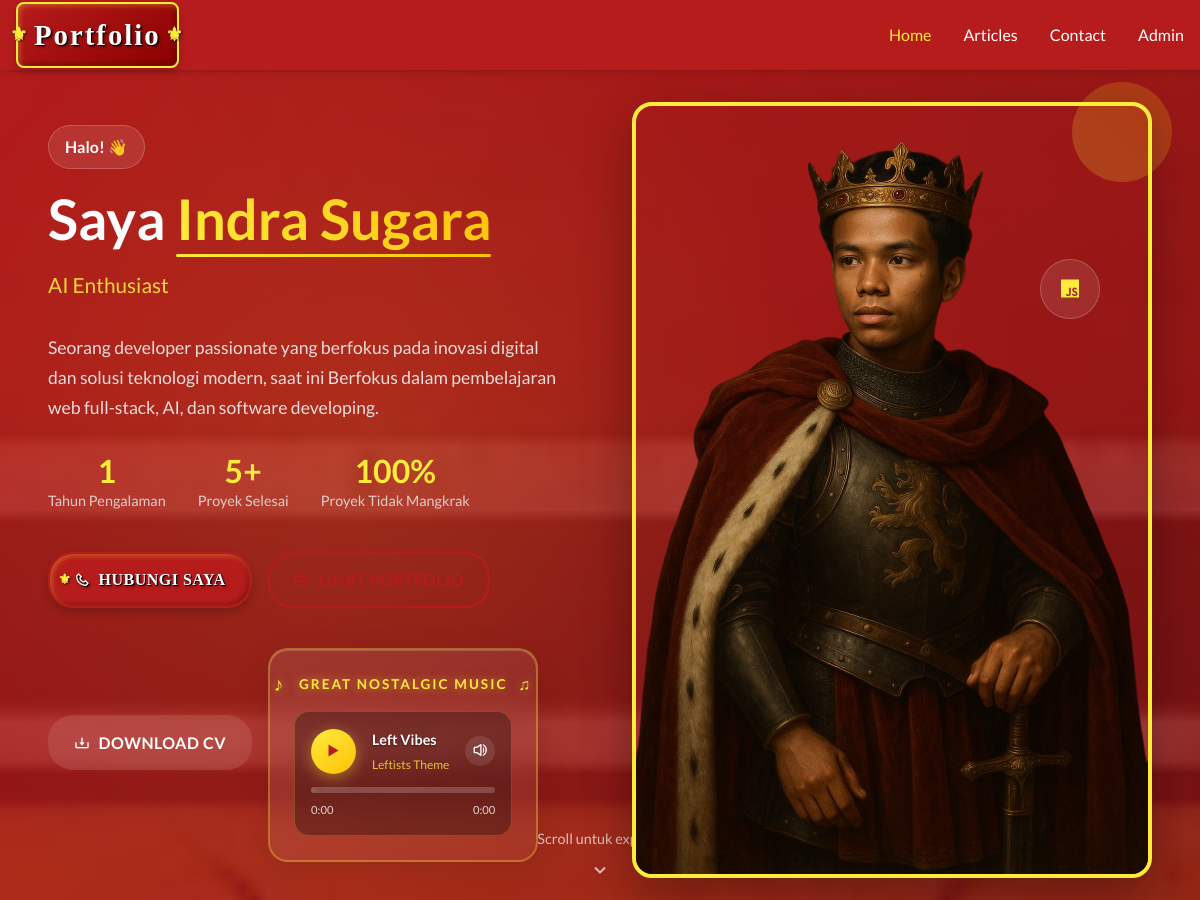
Before: / (upper part) with the older database file.
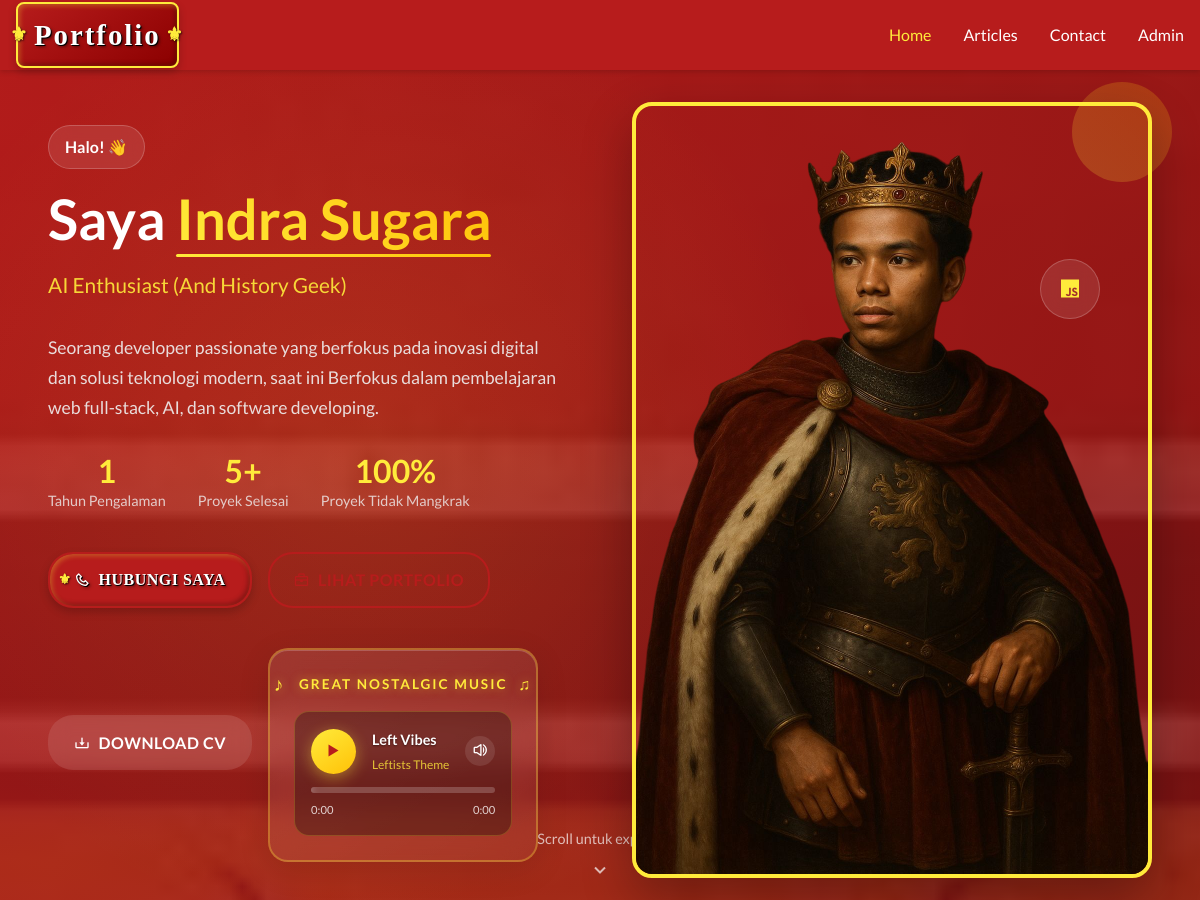
After: the same page with the newer database file.
### tables this page shows
CREATE TABLE profile (
        id INTEGER PRIMARY KEY AUTOINCREMENT,
        name TEXT NOT NULL,
        title TEXT NOT NULL,
        bio TEXT NOT NULL,
        image_url TEXT,
        email TEXT,
        phone TEXT,
        location TEXT,
        created_at DATETIME DEFAULT CURRENT_TIMESTAMP
    );

### index.php (the view, shortened to what this page needs)
<?php
include 'header.php';
require_once 'database/init_db.php';
try {
    $stmt = $pdo->query("SELECT * FROM profile WHERE id = 1");
    $profile = $stmt->fetch(PDO::FETCH_ASSOC);
} catch (PDOException $e) {
    $profile = [
        'name' => 'Revolutionary Developer',
        'title' => 'Full Stack Developer & Digital Innovator',
        'bio' => 'Seorang developer passionate yang berfokus pada inovasi digital',
        'image_url' => 'img/profile.png',
        'email' => 'admin@revolutionary.dev',
        'phone' => '+62 812-3456-7890',
        'location' => 'Jakarta, Indonesia'
    ];
    $skills = [];
    $experiences = [];
    $education = [];
    $recent_articles = [];
    $activities = [];
    $portfolio_items = [];
}
?>
<section class="hero" id="hero">
    <div class="hero-overlay"></div>
    <div class="container">
        <div class="hero-content">
            <div class="hero-text">
                <div class="hero-intro">
                    <span class="hero-greeting">Halo! 👋</span>
                    <h1 class="hero-title">
                        Saya <span class="highlight"><?php echo htmlspecialchars($profile['name']); ?></span>
                    </h1>
                    <p class="hero-subtitle"><?php echo htmlspecialchars($profile['title']); ?></p>
                </div>
                <p class="hero-description"><?php echo htmlspecialchars($profile['bio']); ?></p>
                <div class="hero-stats">
                    <div class="stat-item">
                        <span class="stat-number">1</span>
                        <span class="stat-label">Tahun Pengalaman</span>
                    </div>
                    <div class="stat-item">
                        <span class="stat-number">5+</span>
                        <span class="stat-label">Proyek Selesai</span>
                    </div>
                    <div class="stat-item">
                        <span class="stat-number">100%</span>
                        <span class="stat-label">Proyek Tidak Mangkrak</span>
                    </div>
                </div>
                <div class="hero-buttons">
                    <a href="contact.php" class="btn btn-primary">
                        <i class="bx bx-phone"></i>
                        Hubungi Saya
                    </a>
                    <a href="#experience" class="btn btn-outline">
                        <i class="bx bx-briefcase"></i>
                    </a>
                    <a href="<?php echo htmlspecialchars($profile['email']); ?>" class="btn btn-secondary">
                        <i class="bx bx-download"></i>
                        Download CV
                    </a>
                    <div class="hero-audio-player">
                        <div class="audio-player-container" id="audioPlayerContainer">
                            <div class="audio-player-header">Great Nostalgic Music</div>
                            <div class="custom-audio-player">
                                <div class="audio-controls">
                                    <button class="play-pause-btn" id="playPauseBtn">
                                        <i class="bx bx-play"></i>
                                    </button>
                                    <div class="audio-info">
                                        <div class="audio-title">Left Vibes</div>
                                        <div class="audio-artist">Leftists Theme</div>
                                    </div>
                                    <button class="volume-control" id="volumeBtn">
                                        <i class="bx bx-volume-full"></i>
                                    </button>
                                </div>
                                <div class="progress-container" id="progressContainer">
                                </div>
                                <div class="time-display">
                                    <span id="currentTime">0:00</span>
                                    <span id="duration">0:00</span>
                                </div>
                            </div>
                        </div>
                    </div>
                </div>
            </div>
            <div class="hero-image">
                <div class="image-container">
                    <img src="<?php echo htmlspecialchars($profile['image_url']); ?>" alt="<?php echo htmlspecialchars($profile['name']); ?>">
                </div>
                <div class="floating-elements">
                    <div class="floating-icon" style="--delay: 0s;">
                    </div>
                    <div class="floating-icon" style="--delay: 1s;">
                    </div>
                    <div class="floating-icon" style="--delay: 2s;">
                    </div>
                </div>
            </div>
        </div>
        <div class="scroll-indicator">
            <div class="scroll-text">Scroll untuk explore</div>
            <div class="scroll-arrow">
                <i class="bx bx-chevron-down"></i>
            </div>
        </div>
    </div>
</section>
<?php include 'footer.php'; ?>

Changed rows visible on the page:
changed profile "Indra Sugara": title "AI Enthusiast" → "AI Enthusiast (And History Geek)"
